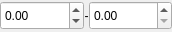
<?xml version="1.0" encoding="UTF-8"?>
<ui version="4.0">
 <class>DoubleSpinForm</class>
 <widget class="QWidget" name="DoubleSpinForm">
  <property name="geometry">
   <rect>
    <x>0</x>
    <y>0</y>
    <width>172</width>
    <height>32</height>
   </rect>
  </property>
  <property name="windowTitle">
   <string>Form</string>
  </property>
  <layout class="QGridLayout" name="gridLayout">
   <property name="leftMargin">
    <number>0</number>
   </property>
   <property name="topMargin">
    <number>0</number>
   </property>
   <property name="rightMargin">
    <number>0</number>
   </property>
   <property name="bottomMargin">
    <number>0</number>
   </property>
   <property name="spacing">
    <number>0</number>
   </property>
   <item row="0" column="0">
    <widget class="QDoubleSpinBox" name="doubleSpinBox_min">
     <property name="minimumSize">
      <size>
       <width>0</width>
       <height>29</height>
      </size>
     </property>
     <property name="minimum">
      <double>-100.000000000000000</double>
     </property>
     <property name="maximum">
      <double>999.000000000000000</double>
     </property>
    </widget>
   </item>
   <item row="0" column="1">
    <widget class="QLabel" name="label_line">
     <property name="maximumSize">
      <size>
       <width>5</width>
       <height>16777215</height>
      </size>
     </property>
     <property name="styleSheet">
      <string notr="true">font: 75 16pt &quot;Arial&quot;;</string>
     </property>
     <property name="text">
      <string>-</string>
     </property>
     <property name="alignment">
      <set>Qt::AlignCenter</set>
     </property>
    </widget>
   </item>
   <item row="0" column="2">
    <widget class="QDoubleSpinBox" name="doubleSpinBox_max">
     <property name="minimumSize">
      <size>
       <width>0</width>
       <height>29</height>
      </size>
     </property>
     <property name="maximum">
      <double>99999.000000000000000</double>
     </property>
    </widget>
   </item>
  </layout>
 </widget>
 <resources/>
 <connections/>
</ui>
